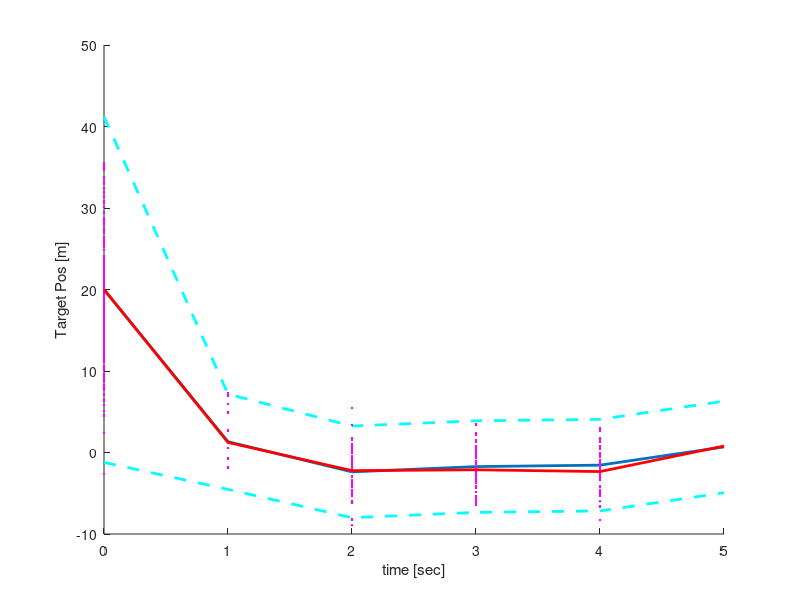
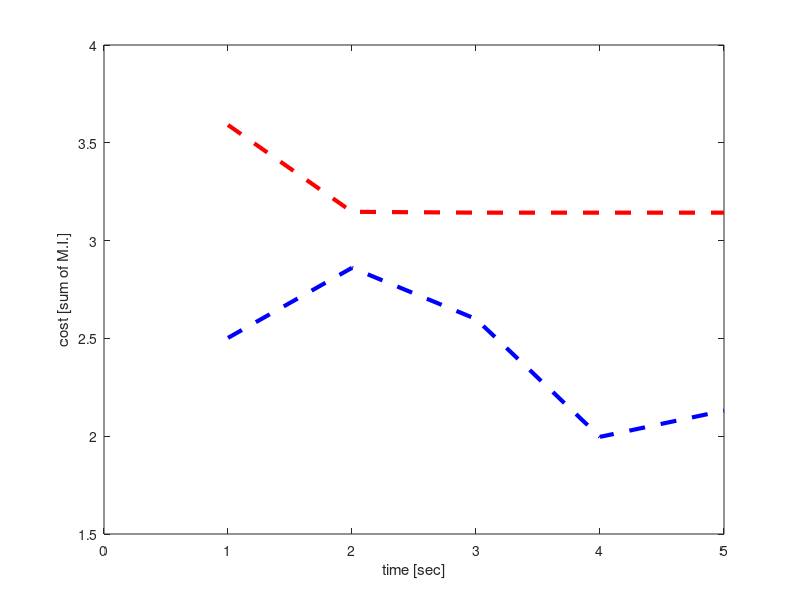
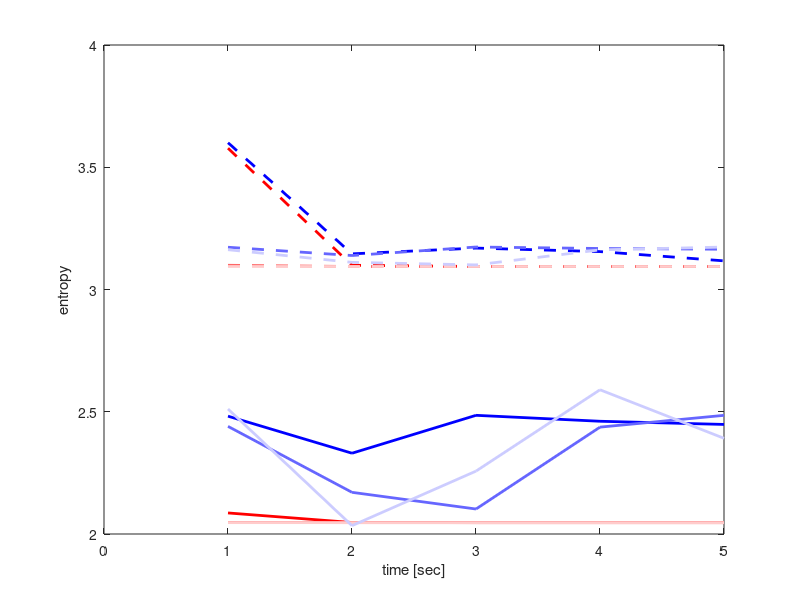

The MATLAB script that drew these images, in order:

% Single Agent - Single Target Localization Problem
%
% X(t+1) = X(t) + W (linear Gaussian, stationary)
% Y(t) = X(t) + V (linear Gaussian, directly measures target state)
% Particle filter based Mutual Information Checker
% 
% - Quick and Dirty Ver.
% - coded by Sangwoo Moon
% - Created: 3/19/2018


close all;
clear;
% clc;
format compact;
hold on;

%-------------------------------
%   sim setting
%-------------------------------

sim.nAgent = 1;
sim.nTarget = 1;
sim.flagDisp.before = 0;
sim.flagDisp.after = 0;

clock.nt = 5;
clock.dt = 1;
clock.nT = 3; % planning horizon
clock.hist.time = 0;

target.pos = 0;
target.hist.pos = target.pos;

sensor.hist.y(:,1) = nan;

KF.xhat = 20;
KF.Phat = 50;
KF.xhatPlan = KF.xhat;
KF.PhatPlan = KF.Phat;
KF.hist.xhat = KF.xhat;
KF.hist.Phat = KF.Phat;

KF.F = 1;
KF.H = 1;
KF.Q = 5^2;
KF.R = 2^2;

KF.I = nan;
KF.hist.I = KF.I;
KF.hist.Hbefore = nan(clock.nT,1);
KF.hist.Hafter = nan(clock.nT,1);

PF.xhat = KF.xhat;
PF.Phat = KF.Phat;
PF.xhatPlan = PF.xhat;
PF.hist.xhat = PF.xhat;

PF.F = 1;
PF.H = 1;
PF.Q = KF.Q;
PF.R = KF.R;

PF.nPt = 200;
PF.w = ones(1,PF.nPt)./PF.nPt;
for iPt = 1 : PF.nPt
    PF.pt(iPt,1) = PF.xhat + mvnrnd(0,PF.Phat)';
end
PF.hist.pt = PF.pt;
PF.ptPlan = PF.pt;
PF.wPlan = PF.w;

PF.I = nan;
PF.hist.I = PF.I;
PF.hist.Hbefore = nan(clock.nT,1);
PF.hist.Hafter = nan(clock.nT,1);

param.regressPlot = 0.4;
param.dRefPt = 1;
param.RefPt = -100:param.dRefPt:100;

%-----------------------------------
% Linear-Gaussian M.I. computation
%-----------------------------------

for iClock = 1:clock.nt
    
    % take measurement
    sensor.y = target.pos + mvnrnd(0,KF.R)';
    sensor.hist.y(:,iClock+1) = sensor.y;
    
    %-----------------------------------
    % KF-based Mutual information for Linear-Gaussian M.I. computation
    %-----------------------------------
    
    KF.I = 0;
    
    for iPlan = 1:clock.nT
        
        % sample measurement
        KF.yPlan(:,iPlan) = KF.H*KF.xhatPlan + mvnrnd(0,KF.R)';
        
        % state update
        KF.xhatPlan = KF.F*KF.xhatPlan;
        KF.PhatPlan = KF.F*KF.PhatPlan*KF.F' + KF.Q;
        
        KF.Hbefore(iPlan) = 0.5*log((2*pi*exp(1))*det(KF.PhatPlan));

        %-- Checking -----------
        if sim.flagDisp.before == 1
            if iClock == 1
                for iRefpt = 1:length(param.RefPt)
                    TaEvolve(iRefpt) = (1/sqrt(2*pi*KF.PhatPlan))*exp(-(param.RefPt(iRefpt)-KF.xhatPlan)^2/(2*KF.PhatPlan));
                end
                figure(10),
                plot(param.RefPt,TaEvolve,'--','LineWidth',2,'color',[1,param.regressPlot*(iPlan-1),param.regressPlot*(iPlan-1)]); hold on;
                fprintf('KF-Hbefore @ iClock: %2.0d, iPlan: %2.0d = %2.6f\n',iClock, iPlan, KF.Hbefore(iPlan));
            end
        end
        %----------------------
        
        
        % measurement update
        KF.K = KF.PhatPlan*KF.H'*(KF.R+KF.H*KF.PhatPlan*KF.H')^(-1);
        KF.xhatPlan = KF.xhatPlan + KF.K*(KF.yPlan(:,iPlan) - KF.H*KF.xhat);
        KF.PhatPlan = (eye(1)-KF.K*KF.H)*KF.PhatPlan*(eye(1)-KF.K*KF.H)' + KF.K*KF.R*KF.K';
        
        KF.Hafter(iPlan) = 0.5*log((2*pi*exp(1))*det(KF.PhatPlan));
        KF.I = KF.I + (KF.Hbefore(iPlan) - KF.Hafter(iPlan));

        %-- Checking -----------
        if sim.flagDisp.after == 1
            if iClock == 1
                fprintf('KF-Hafter  @ iClock: %2.0d, iPlan: %2.0d = %2.6f\n',iClock, iPlan, KF.Hafter(iPlan));
                
                for iRefpt = 1:length(param.RefPt)
                    MeasUpdate(iRefpt) = (1/sqrt(2*pi*KF.PhatPlan))*exp(-(param.RefPt(iRefpt)-KF.xhatPlan)^2/(2*KF.PhatPlan));
                end
                figure(11),
                plot(param.RefPt,MeasUpdate,'-','LineWidth',2,'color',[1,param.regressPlot*(iPlan-1),param.regressPlot*(iPlan-1)]); hold on;
                
            end
        end
        %----------------------

    end
    
    %-----------------------------------
    % Actual measurement and estimation: KF
    %-----------------------------------
    
    % state update
    KF.xhat = KF.F*KF.xhat;
    KF.Phat = KF.F*KF.Phat*KF.F' + KF.Q;
    
    % measurement update
    KF.K = KF.Phat*KF.H'*(KF.R+KF.H*KF.Phat*KF.H')^(-1);
    KF.xhat = KF.xhat + KF.K*(sensor.y - KF.H*KF.xhat);
    KF.Phat = (eye(1)-KF.K*KF.H)*KF.Phat*(eye(1)-KF.K*KF.H)' + KF.K*KF.R*KF.K';
    
    KF.hist.xhat(:,iClock+1) = KF.xhat;
    KF.hist.Phat(:,iClock+1) = KF.Phat;
    KF.hist.I(:,iClock+1) = KF.I;
    KF.hist.Hafter(:,iClock+1) = KF.Hafter';
    KF.hist.Hbefore(:,iClock+1) = KF.Hbefore';
    
    KF.xhatPlan = KF.xhat;
    KF.PhatPlan = KF.Phat;
    
    
    %-----------------------------------
    % PF-based Mutual information Computation
    %-----------------------------------
    
    PF.I = 0;

    for iPlan = 1:clock.nT
        
        % sample measurement: sanme condition as KF prediction
        PF.yPlan(:,iPlan) = KF.yPlan(:,iPlan);
                
        %--------------
        % Sum of prob. target evolution P(X_k|Y_{k-1})
        onePtTargetProb = nan(1,length(param.RefPt));
        for iPt = 1:PF.nPt
            for iRefpt = 1:length(param.RefPt)
                onePtTargetProb(iRefpt) = (1/sqrt(2*pi*PF.Q))*exp(-(param.RefPt(iRefpt)-PF.ptPlan(iPt))^2/(2*PF.Q));
            end
            
            if iPt == 1
                PF.targetProb = PF.wPlan(iPt)*onePtTargetProb;
            else
                PF.targetProb = PF.targetProb+PF.wPlan(iPt)*onePtTargetProb;
            end
        end
        
        % Entropy computation: H(X_k|Y_{k-1})
        PF.targetProbNorm = PF.targetProb./sum(PF.targetProb);
        NonZeroIndex = PF.targetProbNorm > 0; % to prevent from log(0)
        PF.Hbefore(iPlan) = -sum(PF.targetProbNorm(NonZeroIndex).*log(PF.targetProbNorm(NonZeroIndex)));
        %--------------
        
        %-- Checking -----------
        if sim.flagDisp.before == 1
            if iClock == 1
                figure(10),
                plot(param.RefPt,PF.targetProb,'--','LineWidth',2,'color',[param.regressPlot*(iPlan-1),param.regressPlot*(iPlan-1),1]);
                fprintf('PF-Hbefore @ iClock: %2.0d, iPlan: %2.0d = %2.6f\n',iClock, iPlan,PF.Hbefore(iPlan));
            end
        end
        %-----------------------
        
        
%         %--------------
%         % Sum of prob. target evolution P(X_k|Y_k)
%         
%         % 1) P(X_k|X_{k-1}) is already set: PF.targetProb
%         
%         % 2) P(Z_k|Z_{k-1}) = sum of w_k*P(Z_k|X_k)
%         
%         onePtMeasProb = nan(1,length(param.RefPt));
%         for iPt = 1:PF.nPt            
%             for iRefpt = 1:length(param.RefPt)
%                 onePtMeasProb(iRefpt) = (1/sqrt(2*pi*PF.R))*exp(-(param.RefPt(iRefpt)-PF.ptPlan(iPt))^2/(2*PF.R));
%             end
%             
%             if iPt == 1
%                 PF.denMeasProb = PF.wPlan(iPt)*onePtMeasProb;
%             else
%                 PF.denMeasProb = PF.denMeasProb+PF.wPlan(iPt)*onePtMeasProb;
%             end
%         end
%         PF.denMeasProbNorm = PF.denMeasProb./sum(PF.denMeasProb);
%          
%         % 3) P(Z_k|X_k)
%         onePtMeasProb = nan(1,length(param.RefPt));
%         for iPt = 1:PF.nPt            
%             for iRefpt = 1:length(param.RefPt)
%                 onePtMeasProb(iRefpt) = (1/sqrt(2*pi*PF.R))*exp(-(param.RefPt(iRefpt)-(PF.ptPlan(iPt)+mvnrnd(0,PF.Q)'))^2/(2*PF.R)); % beware particle update is in the line
%             end
%             
%             if iPt == 1
%                 PF.measProb = PF.wPlan(iPt)*onePtMeasProb;
%             else
%                 PF.measProb = PF.measProb+PF.wPlan(iPt)*onePtMeasProb;
%             end
%         end
%         PF.measProbNorm = PF.measProb./sum(PF.measProb);
%  
%         % 4) P(Z_k|X_k)*P(X_k|X_{k-1})/P(Z_k|Z_{k-1}): HOW TO HANDLE
%         RATIO OF TWO PDFs?
%
% 
%         numProbTemp = conv(PF.measProbNorm,PF.targetProbNorm);
%         RefIdx = 1:2:length(numProbTemp);
%         PF.numProb = numProbTemp(RefIdx);
%         PF.numProbNorm = PF.numProb./sum(PF.numProb);
%         NonZeroIndex = PF.numProbNorm > 0; % to prevent from log(0)
%         PF.Hafter(iPlan) = -sum(PF.numProbNorm(NonZeroIndex).*log(PF.numProbNorm(NonZeroIndex)));
%
%
%         OTHER METHOD: BASED ON WIKIPEDIA REFERENCE 
%
%
%         PF.numProb = zeros(1,length(param.RefPt));
%         idx = 1;
%         for iRefpt = param.RefPt(1):param.dRefPt:param.RefPt(end)
%             for ix = param.RefPt(1):param.dRefPt:param.RefPt(end)
%                 if ix ~= 0
%                     PF.numProb(idx) = PF.numProb(idx) + PF.measProbNorm(ix+abs(param.RefPt(1))+1)*PF.targetProbNorm(floor(iRefpt/ix+abs(param.RefPt(1))+1))/abs(ix)*param.dRefPt;
%                 end
%             end
%             idx = idx + 1;
%         end
% 
% %         PF.numProb = PF.measProbNorm.*PF.targetProbNorm;
% %         PF.numProb = PF.numProb./sum(PF.numProb);
% %         PF.measUpdateProb = min(PF.numProb./PF.denMeasProb,0.1); %1/length(param.RefPt));
%         
%         PF.measUpdateProb = zeros(1,length(param.RefPt));
%         idx = 1;        
%         for iRefpt = param.RefPt(1):param.dRefPt:param.RefPt(end)
%             for iy = param.RefPt(1):param.dRefPt:param.RefPt(end)
%                 if iy ~= 0 && iRefpt ~= 0
%                     PF.numProb(idx) = PF.numProb(idx) + abs(iy)*PF.numProb(floor(iRefpt*ix+101))*PF.denMeasProbNorm(iRefpt+101);
%                 end
%             end
%             idx = idx + 1;
%         end
%         
%         
%         figure(5),
%         plot(param.RefPt,PF.targetProbNorm,'r-','LineWidth',2); hold on;
%         plot(param.RefPt,PF.measProbNorm,'g-','LineWidth',2);
%         plot(param.RefPt,PF.denMeasProb,'b-','LineWidth',2);
%         plot(param.RefPt,PF.measUpdateProb,'m-','LineWidth',2);
        
        
        for iPt = 1:PF.nPt
            % particle state update
            PF.ptPlan(iPt) = PF.F*PF.ptPlan(iPt) + mvnrnd(0,PF.Q)';
        end
        
        for iPt = 1:PF.nPt
            % particle measurement update
            PF.yptPlan(iPt) = PF.H*PF.ptPlan(iPt) + mvnrnd(0,PF.R)';
            
            % sampled measurement comparison and weight priori
            PF.wPlan(iPt) = (1/sqrt(2*pi*PF.R)) * exp(-(PF.yPlan(:,iPlan) - PF.yptPlan(iPt))^2/(2*PF.R));
        end
        PF.wPlan = PF.wPlan./sum(PF.wPlan);
        
        
        % resample particle
        for iPt = 1:PF.nPt
            PF.ptPlan(iPt) = PF.ptPlan(find(rand <= cumsum(PF.wPlan),1));
        end
        
        
        % Entropy computation: H(X_k|Y_k): based on Gaussian Approximation
        % (SHOULD BE DISCUSSED)
        
        % 1) compute variance
        PF.varPlan = var(PF.ptPlan,PF.wPlan);
        % 2) compute entropy using mean/variance
        PF.Hafter(iPlan) = 0.5*log((2*pi*exp(1))*det(PF.varPlan));
        
        %--------------
        
        PF.xhatPlan = sum(PF.wPlan.*PF.ptPlan')/sum(PF.wPlan);
        PF.I = PF.I + (PF.Hbefore(iPlan) - PF.Hafter(iPlan));
        
        
        
        % FORMER METHOD: Gaussian Mixture (not useful because cannot know
        % variance)
        %         oneMeasUpdateProb = nan(1,length(param.RefPt));
        %         for iPt = 1:PF.nPt
        %             for iRefpt = 1:length(param.RefPt)
        %                 oneMeasUpdateProb(iRefpt) = (1/sqrt(2*pi*PF.Q))*exp(-(param.RefPt(iRefpt)-PF.ptPlan(iPt))^2/(2*PF.Q));
        %
        % %                 if abs(param.RefPt(iRefpt)-PF.ptPlan(iPt)) < param.dRefPt
        % %                     oneMeasUpdateProb(iRefPt) = 1;
        % %                 else
        % %                     oneMeasUpdateProb(iRefPt) = 0;
        % %                 end
        %
        %             end
        %
        %             if iPt == 1
        %                 PF.measUpdateProb = PF.wPlan(iPt)*oneMeasUpdateProb;
        %             else
        %                 PF.measUpdateProb = PF.targetProb+PF.wPlan(iPt)*oneMeasUpdateProb;
        %             end
        %         end
        %
        %         PF.measUpdateProbNorm = PF.measUpdateProb./sum(PF.measUpdateProb);
        %         NonZeroIndex = PF.measUpdateProbNorm > 0; % to prevent from log(0)
        %         PF.Hafter(iPlan) = -sum(PF.measUpdateProbNorm(NonZeroIndex).*log(PF.measUpdateProbNorm(NonZeroIndex)));

        
        
        %-- Checking -----------
        if sim.flagDisp.after == 1
            if iClock == 1
                fprintf('PF-Hafter  @ iClock: %2.0d, iPlan: %2.0d = %2.6f\n',iClock, iPlan,PF.Hafter(iPlan));
                figure(11),
                plot(param.RefPt,PF.targetProb,'-','LineWidth',2,'color',[param.regressPlot*(iPlan-1),param.regressPlot*(iPlan-1),1]);
                
            end
        end
        %----------------------

        
    end
    
    %-----------------------------------
    % Actual measurement and estimation: PF
    %-----------------------------------
        
    for iPt = 1:PF.nPt
        % particle state update
        PF.pt(iPt) = PF.F*PF.pt(iPt) + mvnrnd(0,PF.Q)';
        
        % particle measurement update
        PF.ypt(iPt) = PF.H*PF.pt(iPt) + mvnrnd(0,PF.R)';
        
        % sampled measurement comparison and weight priori
        PF.w(iPt) = (1/sqrt(2*pi*PF.R)) * exp(-(sensor.y - PF.ypt(iPt))^2/(2*PF.R));
    end
    PF.w = PF.w./sum(PF.w);
    
    % resample particle
    for iPt = 1:PF.nPt
        PF.pt(iPt) = PF.pt(find(rand <= cumsum(PF.w),1));
    end
    
    PF.wPlan = PF.w;
    PF.ptPlan = PF.pt;
    
    PF.hist.pt(:,iClock+1) = PF.pt;  
    PF.hist.xhat(:,iClock+1) = mean(PF.pt);
    PF.hist.I(:,iClock+1) = PF.I;
    PF.hist.Hafter(:,iClock+1) = PF.Hafter';
    PF.hist.Hbefore(:,iClock+1) = PF.Hbefore';
    
    % clock update
    clock.hist.time(:,iClock+1) = iClock*clock.dt;
    
end

%----------------------------
% Sim Result Plot
%----------------------------

figure(1)
plot(clock.hist.time,KF.hist.xhat,'LineWidth',2); hold on;
plot(clock.hist.time,KF.hist.xhat+3*sqrt(KF.hist.Phat),'c--','LineWidth',2);
plot(clock.hist.time,KF.hist.xhat-3*sqrt(KF.hist.Phat),'c--','LineWidth',2);
xlabel('time [sec]'); ylabel('Target Pos [m]');

for iClock = 1 : clock.nt
    plot(clock.hist.time(iClock)*ones(1,PF.nPt),PF.hist.pt(:,iClock),'m.','LineWidth',2);
end
plot(clock.hist.time,PF.hist.xhat,'r-','Linewidth',2);


figure(2)
plot(clock.hist.time,KF.hist.I,'r--','LineWidth',3); hold on;
plot(clock.hist.time,PF.hist.I,'b--','LineWidth',3);
xlabel('time [sec]'); ylabel('cost [sum of M.I.]');


figure(3)
for iPlan = 1 : clock.nT
    plot(clock.hist.time,KF.hist.Hbefore(iPlan,:),'--','LineWidth',2,'color',[1, param.regressPlot*(iPlan-1),param.regressPlot*(iPlan-1)]); hold on;
    plot(clock.hist.time,KF.hist.Hafter(iPlan,:),'-','LineWidth',2,'color',[1, param.regressPlot*(iPlan-1),param.regressPlot*(iPlan-1)]);
    plot(clock.hist.time,PF.hist.Hbefore(iPlan,:),'--','LineWidth',2,'color',[param.regressPlot*(iPlan-1),param.regressPlot*(iPlan-1),1]); hold on;
    plot(clock.hist.time,PF.hist.Hafter(iPlan,:),'-','LineWidth',2,'color',[param.regressPlot*(iPlan-1),param.regressPlot*(iPlan-1),1]);
    xlabel('time [sec]'); ylabel('entropy');
end